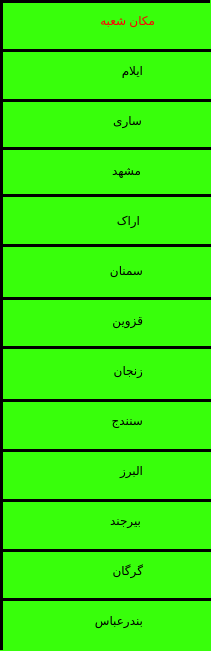
  <widget class="QWidget" name="widget_3" native="true">
   <property name="geometry">
    <rect>
     <x>180</x>
     <y>0</y>
     <width>211</width>
     <height>651</height>
    </rect>
   </property>
   <property name="styleSheet">
    <string notr="true">background-color: rgb(56, 255, 11);</string>
   </property>
   <widget class="QLabel" name="label_3">
    <property name="geometry">
     <rect>
      <x>64</x>
      <y>10</y>
      <width>91</width>
      <height>20</height>
     </rect>
    </property>
    <property name="styleSheet">
     <string notr="true">color: rgb(255, 0, 4);</string>
    </property>
    <property name="text">
     <string>مکان شعبه</string>
    </property>
   </widget>
   <widget class="Line" name="line_34">
    <property name="geometry">
     <rect>
      <x>0</x>
      <y>49</y>
      <width>222</width>
      <height>3</height>
     </rect>
    </property>
    <property name="styleSheet">
     <string notr="true">background-color: rgb(0, 0, 0);</string>
    </property>
    <property name="orientation">
     <enum>Qt::Horizontal</enum>
    </property>
   </widget>
   <widget class="Line" name="line_35">
    <property name="geometry">
     <rect>
      <x>0</x>
      <y>99</y>
      <width>222</width>
      <height>3</height>
     </rect>
    </property>
    <property name="styleSheet">
     <string notr="true">background-color: rgb(0, 0, 0);</string>
    </property>
    <property name="orientation">
     <enum>Qt::Horizontal</enum>
    </property>
   </widget>
   <widget class="Line" name="line_36">
    <property name="geometry">
     <rect>
      <x>0</x>
      <y>147</y>
      <width>222</width>
      <height>3</height>
     </rect>
    </property>
    <property name="styleSheet">
     <string notr="true">background-color: rgb(0, 0, 0);</string>
    </property>
    <property name="orientation">
     <enum>Qt::Horizontal</enum>
    </property>
   </widget>
   <widget class="Line" name="line_37">
    <property name="geometry">
     <rect>
      <x>0</x>
      <y>194</y>
      <width>222</width>
      <height>3</height>
     </rect>
    </property>
    <property name="styleSheet">
     <string notr="true">background-color: rgb(0, 0, 0);</string>
    </property>
    <property name="orientation">
     <enum>Qt::Horizontal</enum>
    </property>
   </widget>
   <widget class="Line" name="line_38">
    <property name="geometry">
     <rect>
      <x>0</x>
      <y>244</y>
      <width>222</width>
      <height>3</height>
     </rect>
    </property>
    <property name="styleSheet">
     <string notr="true">background-color: rgb(0, 0, 0);</string>
    </property>
    <property name="orientation">
     <enum>Qt::Horizontal</enum>
    </property>
   </widget>
   <widget class="Line" name="line_39">
    <property name="geometry">
     <rect>
      <x>0</x>
      <y>297</y>
      <width>222</width>
      <height>3</height>
     </rect>
    </property>
    <property name="styleSheet">
     <string notr="true">background-color: rgb(0, 0, 0);</string>
    </property>
    <property name="orientation">
     <enum>Qt::Horizontal</enum>
    </property>
   </widget>
   <widget class="Line" name="line_40">
    <property name="geometry">
     <rect>
      <x>0</x>
      <y>346</y>
      <width>222</width>
      <height>3</height>
     </rect>
    </property>
    <property name="styleSheet">
     <string notr="true">background-color: rgb(0, 0, 0);</string>
    </property>
    <property name="orientation">
     <enum>Qt::Horizontal</enum>
    </property>
   </widget>
   <widget class="Line" name="line_41">
    <property name="geometry">
     <rect>
      <x>0</x>
      <y>399</y>
      <width>222</width>
      <height>3</height>
     </rect>
    </property>
    <property name="styleSheet">
     <string notr="true">background-color: rgb(0, 0, 0);</string>
    </property>
    <property name="orientation">
     <enum>Qt::Horizontal</enum>
    </property>
   </widget>
   <widget class="Line" name="line_42">
    <property name="geometry">
     <rect>
      <x>0</x>
      <y>449</y>
      <width>222</width>
      <height>3</height>
     </rect>
    </property>
    <property name="styleSheet">
     <string notr="true">background-color: rgb(0, 0, 0);</string>
    </property>
    <property name="orientation">
     <enum>Qt::Horizontal</enum>
    </property>
   </widget>
   <widget class="Line" name="line_43">
    <property name="geometry">
     <rect>
      <x>0</x>
      <y>499</y>
      <width>222</width>
      <height>3</height>
     </rect>
    </property>
    <property name="styleSheet">
     <string notr="true">background-color: rgb(0, 0, 0);</string>
    </property>
    <property name="orientation">
     <enum>Qt::Horizontal</enum>
    </property>
   </widget>
   <widget class="Line" name="line_44">
    <property name="geometry">
     <rect>
      <x>0</x>
      <y>549</y>
      <width>222</width>
      <height>3</height>
     </rect>
    </property>
    <property name="styleSheet">
     <string notr="true">background-color: rgb(0, 0, 0);</string>
    </property>
    <property name="orientation">
     <enum>Qt::Horizontal</enum>
    </property>
   </widget>
   <widget class="Line" name="line_45">
    <property name="geometry">
     <rect>
      <x>0</x>
      <y>598</y>
      <width>222</width>
      <height>3</height>
     </rect>
    </property>
    <property name="styleSheet">
     <string notr="true">background-color: rgb(0, 0, 0);</string>
    </property>
    <property name="orientation">
     <enum>Qt::Horizontal</enum>
    </property>
   </widget>
   <widget class="QLabel" name="label_40">
    <property name="geometry">
     <rect>
      <x>80</x>
      <y>60</y>
      <width>63</width>
      <height>20</height>
     </rect>
    </property>
    <property name="styleSheet">
     <string notr="true">color: rgb(0, 0, 0);</string>
    </property>
    <property name="text">
     <string>ایلام</string>
    </property>
   </widget>
   <widget class="QLabel" name="label_39">
    <property name="geometry">
     <rect>
      <x>79</x>
      <y>110</y>
      <width>63</width>
      <height>20</height>
     </rect>
    </property>
    <property name="styleSheet">
     <string notr="true">color: rgb(0, 0, 0);</string>
    </property>
    <property name="text">
     <string>ساری</string>
    </property>
   </widget>
   <widget class="QLabel" name="label_38">
    <property name="geometry">
     <rect>
      <x>50</x>
      <y>160</y>
      <width>91</width>
      <height>20</height>
     </rect>
    </property>
    <property name="styleSheet">
     <string notr="true">color: rgb(0, 0, 0);</string>
    </property>
    <property name="text">
     <string>مشهد</string>
    </property>
   </widget>
   <widget class="QLabel" name="label_37">
    <property name="geometry">
     <rect>
      <x>77</x>
      <y>210</y>
      <width>63</width>
      <height>20</height>
     </rect>
    </property>
    <property name="styleSheet">
     <string notr="true">color: rgb(0, 0, 0);</string>
    </property>
    <property name="text">
     <string>اراک</string>
    </property>
   </widget>
   <widget class="QLabel" name="label_36">
    <property name="geometry">
     <rect>
      <x>80</x>
      <y>260</y>
      <width>63</width>
      <height>20</height>
     </rect>
    </property>
    <property name="styleSheet">
     <string notr="true">color: rgb(0, 0, 0);</string>
    </property>
    <property name="text">
     <string>سمنان</string>
    </property>
   </widget>
   <widget class="QLabel" name="label_35">
    <property name="geometry">
     <rect>
      <x>80</x>
      <y>310</y>
      <width>63</width>
      <height>20</height>
     </rect>
    </property>
    <property name="styleSheet">
     <string notr="true">color: rgb(0, 0, 0);</string>
    </property>
    <property name="text">
     <string>قزوین</string>
    </property>
   </widget>
   <widget class="QLabel" name="label_33">
    <property name="geometry">
     <rect>
      <x>80</x>
      <y>410</y>
      <width>63</width>
      <height>20</height>
     </rect>
    </property>
    <property name="styleSheet">
     <string notr="true">color: rgb(0, 0, 0);</string>
    </property>
    <property name="text">
     <string>سنندج</string>
    </property>
   </widget>
   <widget class="QLabel" name="label_34">
    <property name="geometry">
     <rect>
      <x>80</x>
      <y>360</y>
      <width>63</width>
      <height>20</height>
     </rect>
    </property>
    <property name="styleSheet">
     <string notr="true">color: rgb(0, 0, 0);</string>
    </property>
    <property name="text">
     <string>زنجان</string>
    </property>
   </widget>
   <widget class="QLabel" name="label_32">
    <property name="geometry">
     <rect>
      <x>80</x>
      <y>460</y>
      <width>63</width>
      <height>20</height>
     </rect>
    </property>
    <property name="styleSheet">
     <string notr="true">color: rgb(0, 0, 0);</string>
    </property>
    <property name="text">
     <string>البرز</string>
    </property>
   </widget>
   <widget class="QLabel" name="label_31">
    <property name="geometry">
     <rect>
      <x>50</x>
      <y>510</y>
      <width>91</width>
      <height>20</height>
     </rect>
    </property>
    <property name="styleSheet">
     <string notr="true">color: rgb(0, 0, 0);</string>
    </property>
    <property name="text">
     <string>بیرجند</string>
    </property>
   </widget>
   <widget class="QLabel" name="label_30">
    <property name="geometry">
     <rect>
      <x>80</x>
      <y>560</y>
      <width>63</width>
      <height>20</height>
     </rect>
    </property>
    <property name="styleSheet">
     <string notr="true">color: rgb(0, 0, 0);</string>
    </property>
    <property name="text">
     <string>گرگان</string>
    </property>
   </widget>
   <widget class="QLabel" name="label_29">
    <property name="geometry">
     <rect>
      <x>80</x>
      <y>610</y>
      <width>63</width>
      <height>20</height>
     </rect>
    </property>
    <property name="styleSheet">
     <string notr="true">color: rgb(0, 0, 0);</string>
    </property>
    <property name="text">
     <string>بندرعباس</string>
    </property>
   </widget>
   <widget class="Line" name="line_46">
    <property name="geometry">
     <rect>
      <x>0</x>
      <y>0</y>
      <width>3</width>
      <height>650</height>
     </rect>
    </property>
    <property name="styleSheet">
     <string notr="true">background-color: rgb(0, 0, 0);</string>
    </property>
    <property name="orientation">
     <enum>Qt::Vertical</enum>
    </property>
   </widget>
   <widget class="Line" name="line_47">
    <property name="geometry">
     <rect>
      <x>0</x>
      <y>0</y>
      <width>210</width>
      <height>3</height>
     </rect>
    </property>
    <property name="styleSheet">
     <string notr="true">background-color: rgb(0, 0, 0);</string>
    </property>
    <property name="orientation">
     <enum>Qt::Horizontal</enum>
    </property>
   </widget>
  </widget>
